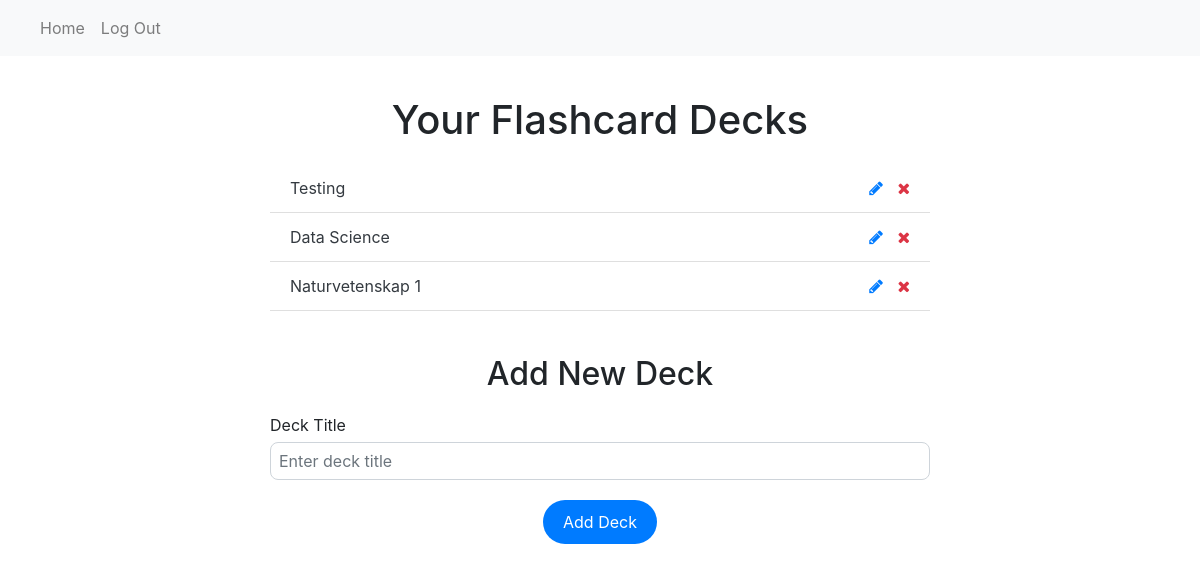
Page / (signed in) on the earlier database version.
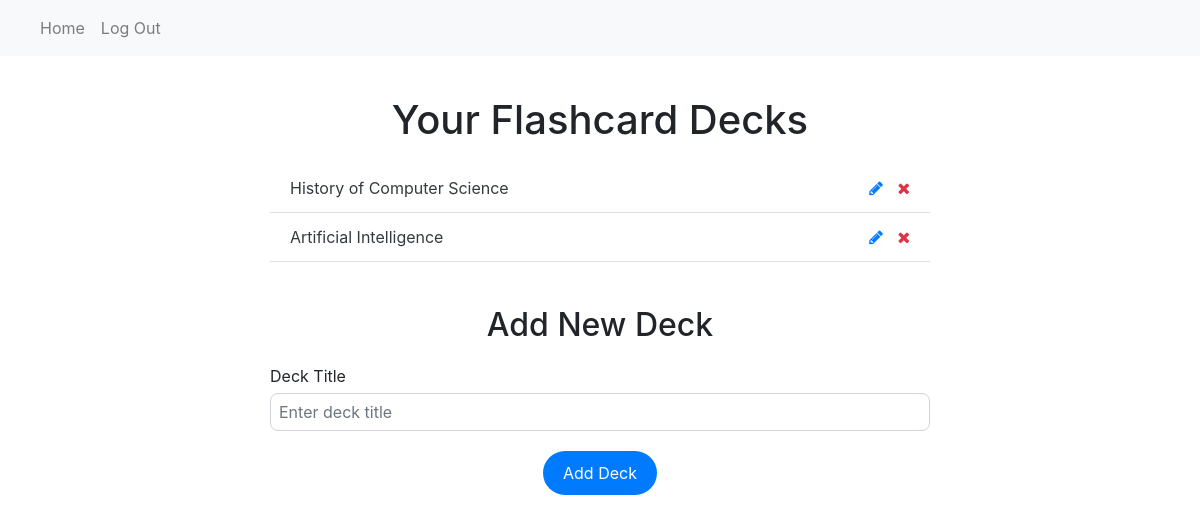
Same page on the later database version.
### website/models.py (models this page shows)
class Deck(db.Model):
    id = db.Column(db.Integer, primary_key=True)
    title = db.Column(db.String(100))
    user_id = db.Column(db.Integer, db.ForeignKey('user.id'))
    flashcards = db.relationship('Flashcard', back_populates='deck') # creates a relationship with the Flashcard class, will store a list of all the cards
    user = db.relationship('User', back_populates='decks')

### website/views.py (the view, shortened to what this page needs)
@views.route('/', methods=['GET', 'POST']) # sub URL leads to home
@login_required # this route is only accessible if logged in
def home():
    return render_template("home.html", user = current_user)

### website/__init__.py (called while the page is built)
def create_app():
    app = Flask(__name__)
    app.config['SECRET_KEY'] = 'superdupersecret'
    app.config['SQLALCHEMY_DATABASE_URI'] = f'sqlite:///{DB_NAME}'
    db.init_app(app) # takes database to use with app
    from .views import views
    from .auth import auth
    app.register_blueprint(views, url_prefix='/')
    app.register_blueprint(auth, url_prefix='/')
    from .models import User, Deck, Flashcard
    create_database(app)
    login_manager = LoginManager()
    login_manager.login_view = 'auth.login' # where redirect to login
    login_manager.init_app(app) # the app we are using
    @login_manager.user_loader
    def load_user(id):
        return User.query.get(int(id)) # checks the primary key which is the id as an int
    return app

### website/templates/home.html (shortened to what this page needs)
{% extends "base.html" %} {% block title %}Home{% endblock %} {% block content
%}
<h1 class="center">Your Flashcard Decks</h1>
<ul class="list-group list-group-flush" id="decks">
    {% for deck in user.decks %}
    <li class="list-group-item d-flex justify-content-between align-items-center">
      <a href="{{ url_for('views.deck', deck_id=deck.id) }}" class="text-decoration-none text-dark">
        {{ deck.title }}
      </a>
      <div>
        <a href="{{ url_for('views.edit_deck', deck_id=deck.id) }}" class="edit-btn">
          <i class="fa fa-pencil"></i>
        </a>
        <button type="button" class="delete-btn" onclick="deleteDeck({{ deck.id }})">
          <i class="fa fa-times"></i>
        </button>
      </div>
    </li>
    {% endfor %}
  </ul>
 <h2 class="center">Add New Deck</h2>
<form method="POST">
  <div class="form-field">
    <label for="deck">Deck Title</label>
    <input
      type="text"
      class="form-control"
      id="deck"
      name="deck"
      placeholder="Enter deck title"
    />
  </div>
  <div class="center">
    <button type="submit" class="button primary">Add Deck</button>
  </div>
</form>
{% endblock %}

Differences in the rows shown:
removed Deck: title "Testing"
changed Deck: title "Data Science" → "History of Computer Science"
changed Deck: title "Naturvetenskap 1" → "Artificial Intelligence"
